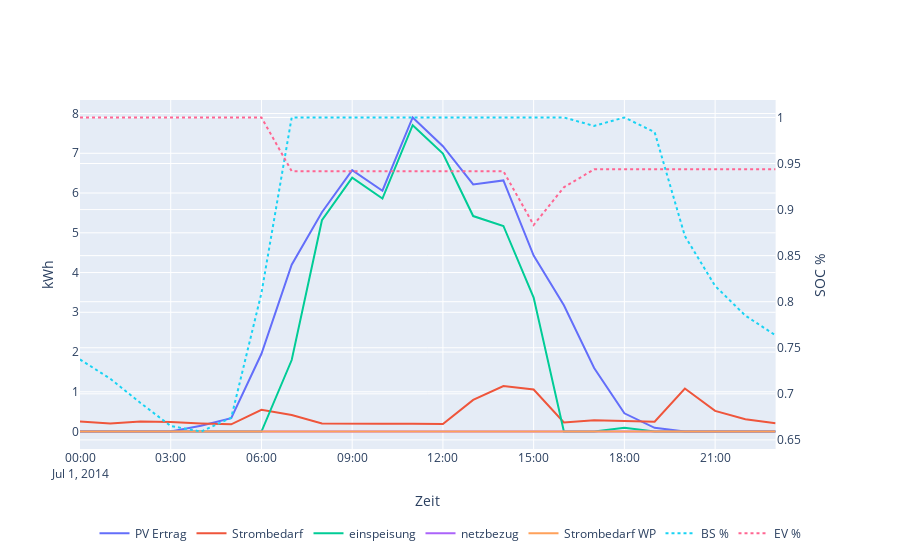

Notebook code for this chart:
### Code cell
import plotly.graph_objects as go
from plotly.subplots import make_subplots

# Create figure with secondary y-axis
fig = make_subplots(specs=[[{"secondary_y": True}]])

monat = 7
plot_data = ['PV Ertrag', 'Strombedarf', 'einspeisung', 'netzbezug', 'Strombedarf WP']
tag = df_hems_bsev.loc[f'2014-{monat:02d}-01 00:00:00':f'2014-{monat:02d}-01 23:00:00', plot_data]

data_2 = ['BS %', "EV %"]
tag_2 = df_hems_bsev.loc[f'2014-{monat:02d}-01 00:00:00':f'2014-{monat:02d}-01 23:00:00', data_2]

# Add traces for primary axis
for col in plot_data:
    fig.add_trace(
        go.Scatter(x=tag.index, y=tag[col], name=col),
        secondary_y=False,
    )

# Add traces for secondary axis
for col in data_2:
    fig.add_trace(
        go.Scatter(x=tag_2.index, y=tag_2[col], name=col, line=dict(dash='dot')),
        secondary_y=True,
    )

# Set x-axis title
fig.update_xaxes(title_text="Zeit")

# Set y-axes titles
fig.update_yaxes(title_text="kWh", secondary_y=False)
fig.update_yaxes(title_text="SOC %", secondary_y=True)


# Update layout to move legend below the graph
fig.update_layout(
    legend=dict(
        orientation="h",  # Horizontal alignment
        yanchor="top",
        y=-0.2,  # Move legend below the graph
        xanchor="center",
        x=0.5  # Center the legend
    )
)

# Show figure
fig.show()
